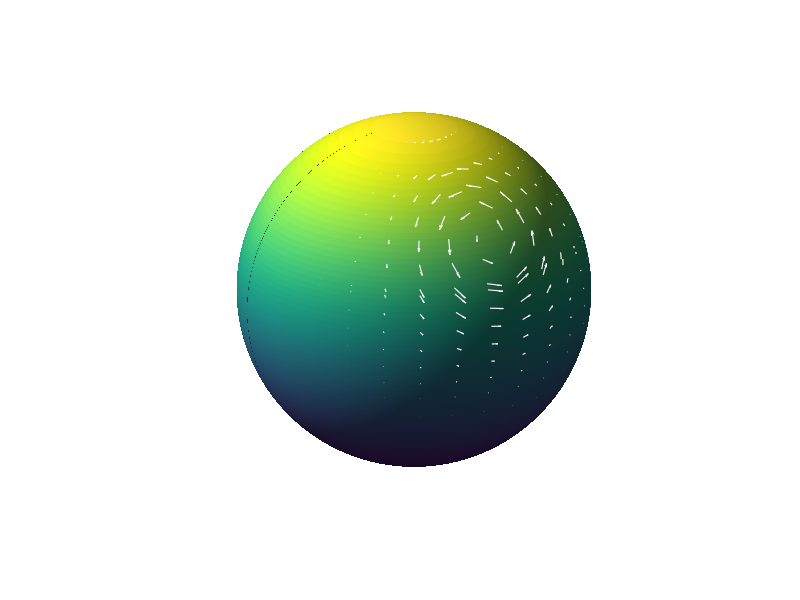

This figure's MATLAB source: (Note: this script raises an error after producing the figure.)
function shallow_water_cyclone_demo_with_diagnostics()
    % SHALLOW_WATER_CYCLONE_DEMO_WITH_DIAGNOSTICS
    %
    % This code solves a shallow-water "cyclone" system on a sphere, with
    % the option to turn OFF every external forcing/damping source for 
    % validation of approximate conservation of mass, energy, enstrophy, and angular momentum.
    %
    % When validation_mode is true, friction, solar heating, height relaxation,
    % topography, and smoothing are all disabled so that only the initial conditions remain.
    
    clc; clear;

    %% USER OPTION: Toggle validation mode
    validation_mode = false;
    % - If true, the code turns OFF all external sources except the initial conditions.
    %   This means friction, solar heating Q, height relaxation, topography,
    %   and any smoothing of the fields are disabled.
    % - If false, runs the full code with friction, forcing, smoothing, etc.

    %% === 1) Load Earth Globe (for display) ===
    [globe, lat_rad, lon_rad, x, y, z] = interactive_globe();

    %% === 2) Basic Parameters ===
    R        = 1;         % nondimensional Earth radius
    g        = 9.81;        % gravitational acceleration (m/s^2)
    Omega    = 7.2921e-5;   % Earth's rotation rate (s^-1)
    lat_res  = 2;           % grid resolution (degrees)
    lon_res  = 2;           % grid resolution (degrees)
    dLat     = deg2rad(lat_res);
    dLon     = deg2rad(lon_res);

    % Time parameters
    dt       = 0.00001;    % time step (nondimensional)
    nSteps   = 1000;        % number of simulation steps (make smaller for quick tests)
    skipFrame = 1;          % update display every few steps

    % Define the simulation grid
    latVec = deg2rad(-90 : lat_res : 90);
    lonVec = deg2rad(0   : lon_res : 360 - lon_res);
    [LAM, PHI] = meshgrid(lonVec, latVec);

    nLat = size(PHI,1);
    nLon = size(PHI,2);

    % Precompute trigonometric factors
    cosPHI = cos(PHI);
    sinPHI = sin(PHI);
    tanPHI = tan(PHI);

    %% === 3) Topography (Gaussian "mountain") ===
    lat0 = deg2rad(30);
    lon0 = deg2rad(90);
    b = 0.1 * exp(-((PHI - lat0).^2 + (LAM - lon0).^2) / 0.1);
    
    % --- Disable topography in validation mode ---
    if validation_mode
        b = zeros(size(b));  % Turn off topography so that only the initial conditions remain.
    end

    %% === 4) Balanced Cyclone Initial Conditions ===
    h0      = 1;              % background fluid depth
    delta_h = 0.05;           % maximum depression at cyclone center
    sigma   = 0.3;            % radial scale of the depression
    lat_c   = deg2rad(35);    % cyclone center latitude
    lon_c   = deg2rad(100);   % cyclone center longitude

    [u, v, h] = balanced_cyclone_initial_condition(PHI, LAM, h0, delta_h, sigma, lat_c, lon_c, Omega, g);


    %% === 5) Coriolis Parameter ===
    % Amplify slightly for visualization
    f = 2 * Omega * sinPHI * 3;

    %% === 6) Derivative Operators ===
    d_dlambda = @(A) (circshift(A, [0, -1]) - circshift(A, [0, 1])) ./ (2 * dLon);
    d_dphi    = @(A) (circshift(A, [-1, 0]) - circshift(A, [1, 0])) ./ (2 * dLat);

    %% === 7) Quiver3 Setup for Display ===
    [coarseLon, coarseLat] = meshgrid(lonVec, latVec);
    x_coarse = R * cos(coarseLat) .* cos(coarseLon);
    y_coarse = R * cos(coarseLat) .* sin(coarseLon);
    z_coarse = R * sin(coarseLat);

    figure(gcf);
    hold on;

    step_equator = 3;
    step_midlat  = 4;
    step_poles   = 8;

    eq_indices = find(abs(PHI(:,1)) < deg2rad(20));
    midlat_indices = find(abs(PHI(:,1)) >= deg2rad(20) & abs(PHI(:,1)) < deg2rad(60));
    pole_indices   = find(abs(PHI(:,1)) >= deg2rad(60));

    r_indices = sort([eq_indices(1:step_equator:end); 
                     midlat_indices(1:step_midlat:end);
                     pole_indices(1:step_poles:end)]);
    c_indices = 1:6:nLon;

    px = x_coarse(r_indices, c_indices);
    py = y_coarse(r_indices, c_indices);
    pz = z_coarse(r_indices, c_indices);

    px_orig = px;
    py_orig = py;
    pz_orig = pz;

    [wx, wy, wz] = velocity_sphere_to_cart(u, v, PHI, LAM);
    uq = wx(r_indices, c_indices);
    vq = wy(r_indices, c_indices);
    wq = wz(r_indices, c_indices);

    h_arrows = quiver3(px, py, pz, uq, vq, wq, 0.7, 'w', 'LineWidth', 0.8);

    %% === 8) Model Constants ===
    % Original code used friction, height relaxation, and heating.
    gamma       = 0.008;   % friction
    relax_rate  = 0.005;   % height relaxation
    sigma_lat   = deg2rad(15);
    sigma_lon   = deg2rad(15);

    if validation_mode
        % Turn off friction & height relaxation for conservation checks
        gamma      = 0;    % no friction
        relax_rate = 0;    % no relaxation
        % Q_forcing will be set to zero each step below.
    end

    % For arrow smoothing (display only)
    prev_uq = uq; 
    prev_vq = vq; 
    prev_wq = wq;
    smooth_factor = 0.85;

    %% === Storage for Diagnostics ===
    % We'll store total mass, total energy, enstrophy, momentum each step.
    diag_mass      = zeros(nSteps, 1);
    diag_energy    = zeros(nSteps, 1);
    diag_enstrophy = zeros(nSteps, 1);
    diag_momentum  = zeros(nSteps, 1);

    % Start timer
    tStart = tic;

    %% === 9) Main Simulation Loop ===
    for it = 1:nSteps
        % Geopotential
        Phi_field = g * (h + b);

        % Momentum eq terms
        gradPhi_lambda = d_dlambda(Phi_field);
        gradPhi_phi    = d_dphi(Phi_field);
        
        % --- Set damping factor: use 1 (i.e. no extra damping) in validation mode ---
        if validation_mode
            damp_factor = 1.0;
        else
            damp_factor = 0.8;
        end
        gradPhi_lambda = damp_factor * gradPhi_lambda;
        gradPhi_phi    = damp_factor * gradPhi_phi;

        adv_u = u .* d_dlambda(u) ./ (R * cosPHI) + v .* d_dphi(u) ./ R;
        adv_v = u .* d_dlambda(v) ./ (R * cosPHI) + v .* d_dphi(v) ./ R;

        geo_u =  u .* v .* tanPHI ./ R;
        geo_v = -u.^2 .* tanPHI ./ R;

        dudt = -adv_u - (1./(R*cosPHI)) .* gradPhi_lambda + f .* v - geo_u;
        dvdt = -adv_v - (1./R)          .* gradPhi_phi    - f .* u - geo_v;

        % Friction (turned off in validation mode)
        dudt = dudt - gamma .* u;
        dvdt = dvdt - gamma .* v;

        % Forcing: solar heating (turned off in validation mode)
        solar_speed = 2*pi / 5000;
        solar_lon   = mod(solar_speed * it, 2*pi);
        solar_lat   = deg2rad(10) * cos(2*pi*it / 20000);

        Q_forcing = 0.0005 * exp(-(((PHI - solar_lat).^2)/sigma_lat^2 + ...
                                   ((LAM - solar_lon).^2)/sigma_lon^2));
        if validation_mode
            Q_forcing = 0;
        end

        % Symplectic Euler update for momentum
        u_new = u + dt .* dudt;
        v_new = v + dt .* dvdt;

        % Velocity clamp (numerical stabilization)
        max_speed = 0.2;
        speed = sqrt(u_new.^2 + v_new.^2);
        too_fast = speed > max_speed;
        if any(too_fast(:))
            scale_factor = max_speed ./ speed;
            u_new(too_fast) = u_new(too_fast) .* scale_factor(too_fast);
            v_new(too_fast) = v_new(too_fast) .* scale_factor(too_fast);
        end

        % Continuity (height)
        flux_lambda_new = h .* u_new .* cosPHI;
        flux_phi_new    = h .* v_new;
        dhdt_new = -(1./(R*cosPHI)) .* d_dlambda(flux_lambda_new) ...
                   - (1./R)         .* d_dphi(flux_phi_new);
        dhdt_new = dhdt_new + Q_forcing - relax_rate .* (h - h0);
        h_new = h + dt .* dhdt_new;

        % --- Apply minimal filtering (smoothing) only if NOT in validation mode ---
        if ~validation_mode
            polar_filter = abs(PHI) > deg2rad(60);
            if any(polar_filter(:))
                h_smooth = smoothdata(h_new, 'gaussian', 5);
                u_smooth = smoothdata(u_new, 'gaussian', 5);
                v_smooth = smoothdata(v_new, 'gaussian', 5);
                h_new(polar_filter) = h_smooth(polar_filter);
                u_new(polar_filter) = u_smooth(polar_filter);
                v_new(polar_filter) = v_smooth(polar_filter);
            end

            midlat_filter = abs(PHI) > deg2rad(30) & abs(PHI) <= deg2rad(60);
            if any(midlat_filter(:))
                h_smooth = smoothdata(h_new, 'gaussian', 3);
                u_smooth = smoothdata(u_new, 'gaussian', 3);
                v_smooth = smoothdata(v_new, 'gaussian', 3);
                blend = 0.2;
                h_new(midlat_filter) = blend*h_smooth(midlat_filter) + (1-blend)*h_new(midlat_filter);
                u_new(midlat_filter) = blend*u_smooth(midlat_filter) + (1-blend)*u_new(midlat_filter);
                v_new(midlat_filter) = blend*v_smooth(midlat_filter) + (1-blend)*v_new(midlat_filter);
            end
        end

        % Update fields
        h = h_new;
        u = u_new;
        v = v_new;

        %% === DIAGNOSTICS: Mass, Energy, Enstrophy, Momentum ===
        diag_mass(it)      = compute_total_mass(h, PHI, dLat, dLon);
        diag_energy(it)    = compute_total_energy(h, u, v, g, PHI, dLat, dLon, b);
        diag_enstrophy(it) = compute_potential_enstrophy(h, u, v, f, PHI, dLat, dLon);
        diag_momentum(it)  = compute_angular_momentum(h, u, v, PHI, LAM, dLat, dLon);

        %% === Update Quiver Arrows for Display ===
        [wx, wy, wz] = velocity_sphere_to_cart(u, v, PHI, LAM);
        uq = wx(r_indices, c_indices);
        vq = wy(r_indices, c_indices);
        wq = wz(r_indices, c_indices);

        % Display arrow smoothing (purely cosmetic)
        smooth_uq = smooth_factor * prev_uq + (1 - smooth_factor)*uq;
        smooth_vq = smooth_factor * prev_vq + (1 - smooth_factor)*vq;
        smooth_wq = smooth_factor * prev_wq + (1 - smooth_factor)*wq;
        prev_uq = smooth_uq;
        prev_vq = smooth_vq;
        prev_wq = smooth_wq;

        move_factor = 0.0001;
        px = px + move_factor * smooth_uq;
        py = py + move_factor * smooth_vq;
        pz = pz + move_factor * smooth_wq;

        % Project back on sphere
        mag = sqrt(px.^2 + py.^2 + pz.^2);
        px = px ./ mag;
        py = py ./ mag;
        pz = pz ./ mag;

        % Reset arrows that wander too far
        reset_dist = 0.4;
        for idx = 1:numel(px)
            dist_arrow = sqrt((px(idx) - px_orig(idx))^2 + (py(idx) - py_orig(idx))^2 + (pz(idx) - pz_orig(idx))^2);
            if dist_arrow > reset_dist
                px(idx) = px_orig(idx);
                py(idx) = py_orig(idx);
                pz(idx) = pz_orig(idx);
            end
        end

        % Periodic partial reset of arrows (for display)
        if mod(it, 200) == 0
            reset_percent = 0.03;
            num_to_reset = ceil(numel(px) * reset_percent);
            reset_indices = randperm(numel(px), num_to_reset);
            for idx = reset_indices
                px(idx) = px_orig(idx);
                py(idx) = py_orig(idx);
                pz(idx) = pz_orig(idx);
            end
        end

        if mod(it, skipFrame) == 0
            scale = 0.7;
            set(h_arrows, 'XData', px, 'YData', py, 'ZData', pz, ...
                'UData', scale*smooth_uq, 'VData', scale*smooth_vq, 'WData', scale*smooth_wq);

            sim_time = it * dt * 3600;
            real_time = toc(tStart);
            hrs_per_sec = sim_time / real_time;
            title(sprintf('Shallow-Water Cyclone Demo — t = %.1f hrs (%.1f sim hrs/sec)', sim_time, hrs_per_sec), ...
                  'Color', 'w', 'FontSize', 14);
            drawnow limitrate;
        end
    end

    %% === AFTER SIM: Plot Diagnostics ===
    figure('Color','w');
    times = (1:nSteps)*dt;  % "model time" in nondim

    % 1) Mass
    subplot(2,2,1);
    plot(times, diag_mass, 'LineWidth',1.5);
    xlabel('Time (nondim)'); ylabel('Total Mass');
    title('Total Mass vs. Time');
    grid on;

    % 2) Energy
    subplot(2,2,2);
    plot(times, diag_energy, 'LineWidth',1.5);
    xlabel('Time (nondim)'); ylabel('Total Energy');
    title('Total Energy vs. Time');
    grid on;

    % 3) Potential Enstrophy
    subplot(2,2,3);
    plot(times, diag_enstrophy, 'LineWidth',1.5);
    xlabel('Time (nondim)'); ylabel('Potential Enstrophy');
    title('Potential Enstrophy vs. Time');
    grid on;

    % 4) Angular Momentum
    subplot(2,2,4);
    plot(times, diag_momentum, 'LineWidth',1.5);
    xlabel('Time (nondim)'); ylabel('Angular Momentum (approx)');
    title('Angular Momentum vs. Time');
    grid on;

    sgtitle('Diagnostics: Mass, Energy, Enstrophy, Momentum','FontSize',14);

    % In validation mode, with all external sources off, you should see closer conservation.
end

%% --------------------------------------------------------------------- %%
function M = compute_total_mass(h, PHI, dLat, dLon)
    cosPHI = cos(PHI);
    area_elem = dLat * dLon; 
    M = sum(sum(h .* cosPHI)) * area_elem;
end

function E = compute_total_energy(h, u, v, g, PHI, dLat, dLon, b)
    cosPHI = cos(PHI);
    area_elem = dLat * dLon;
    KE = 0.5 * h .* (u.^2 + v.^2);
    PE = g * h .* (b + 0.5*h);
    density = KE + PE;
    E = sum(sum(density .* cosPHI)) * area_elem;
end

function Z = compute_potential_enstrophy(h, u, v, f, PHI, dLat, dLon)
    R = 1;  % nondimensional
    dv_dlambda = (circshift(v, [0 -1]) - circshift(v, [0 1])) ./ (2 * dLon);
    ucos = u .* cos(PHI);
    ducos_dphi = (circshift(ucos, [-1 0]) - circshift(ucos, [1 0])) ./ (2 * dLat);
    zeta = (1./(R.*cos(PHI))) .* dv_dlambda - (1./(R*cos(PHI))) .* (ducos_dphi);
    q = (zeta + f) ./ h;
    ps_density = q.^2 .* h;
    cosPHI_ = cos(PHI);
    area_elem = dLat * dLon;
    Z = sum(sum(ps_density .* cosPHI_)) * area_elem;
end

function L = compute_angular_momentum(h, u, v, PHI, LAM, dLat, dLon)
    x = cos(PHI).*cos(LAM);
    y = cos(PHI).*sin(LAM);
    momZ = x .* v - y .* u;
    integrand = h .* momZ;
    cosPHI_ = cos(PHI);
    area_elem = dLat * dLon;
    L = sum(sum(integrand .* cosPHI_)) * area_elem;
end

%% ===================================================================== %%
function [u, v, h] = balanced_cyclone_initial_condition(PHI, LAM, h0, delta_h, sigma, lat_c, lon_c, Omega, g)
    f_c = 2 * Omega * sin(lat_c);  
    [nLat, nLon] = size(PHI);
    u = zeros(nLat, nLon);
    v = zeros(nLat, nLon);
    h = zeros(nLat, nLon);
    for i = 1:nLat
        for j = 1:nLon
            dlat = PHI(i,j) - lat_c;
            dlon = LAM(i,j) - lon_c;
            dlon = mod(dlon + pi, 2*pi) - pi;
            r = sqrt(dlat^2 + dlon^2);
            h(i,j) = h0 - delta_h * exp(-(r/sigma)^2);
            if r < 1e-6
                u(i,j) = 0; 
                v(i,j) = 0;
            else
                dhdr = (2 * delta_h / sigma^2) * r * exp(-(r/sigma)^2);
                V = (-f_c * r + sqrt((f_c*r)^2 + 4*g*r*dhdr)) / 2;
                u(i,j) = -V * (dlat / r);
                v(i,j) =  V * (dlon / r);
            end
        end
    end
end

%% ===================================================================== %%
function [globe, lat_rad, lon_rad, x, y, z] = interactive_globe(texture_path)
    lat_res = 0.3;
    lon_res = 0.3;
    lat = -90:lat_res:90;
    lon = 0:lon_res:360 - lon_res;
    [lon_rad, lat_rad] = meshgrid(deg2rad(lon), deg2rad(lat));
    R = 1;
    x = R * cos(lat_rad) .* cos(lon_rad);
    y = R * cos(lat_rad) .* sin(lon_rad);
    z = R * sin(lat_rad);
    if nargin < 1 || isempty(texture_path)
        texture_path = 'C:\\Users\\nisha\\OneDrive\\Desktop\\matlab\\intro_to_comp_sim\\Simulating Mid-Latitude Cyclones with the Shallow Water Model\\textures\\earth_reg_10k.jpg';
    end
    try
        earth_img = imread(texture_path);
        if size(earth_img, 3) == 1
            earth_img = repmat(earth_img, 1, 1, 3);
        end
        earth_img = imresize(earth_img, [length(lat), length(lon)]);
        figure('Color', 'k');
        globe = surf(x, y, z, flipud(earth_img), 'EdgeColor', 'none', 'FaceColor', 'texturemap');
    catch
        figure('Color', 'k');
        globe = surf(x, y, z, 'EdgeColor', 'none', 'FaceColor', [0.3, 0.5, 0.9]);
    end
    shading interp;
    axis equal off;
    light('Position', [1 0 1], 'Style', 'infinite');
    lighting gouraud;
    material dull;
    view(160, 20);
    rotate3d on;
    title('Interactive Earth Globe', 'Color', 'w', 'FontSize', 14);
end

%% ===================================================================== %%
function [vx, vy, vz] = velocity_sphere_to_cart(u, v, lat, lon)
    sinLat = sin(lat);
    cosLat = cos(lat);
    sinLon = sin(lon);
    cosLon = cos(lon);
    ex = -sinLon;
    ey =  cosLon;
    ez =  zeros(size(lat));
    nx = -cosLon .* sinLat;
    ny = -sinLon .* sinLat;
    nz =  cosLat;
    vx = u .* ex + v .* nx;
    vy = u .* ey + v .* ny;
    vz = u .* ez + v .* nz;
end
